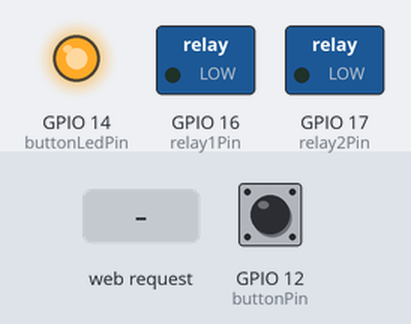
A program run on a simulated ESP32. On the bench: switched loads named in the program (green lamp = pin HIGH), output pins drawn as LEDs (lit = HIGH). The inputs (shaded band) are chosen by the test bench; at power-on: GPIO 12 (buttonPin) HIGH. WiFi joins after 1.5 s; servers stay silent unless stated; storage starts empty; EEPROM starts erased; not simulated (calls return 0 or success): wifi_secrets.h; what the program prints to the serial monitor is not drawn.

Above: at 2.7 s.
2.8 s: GPIO 12 (buttonPin) pulled LOW for 0.15 s
At 3.4 s:
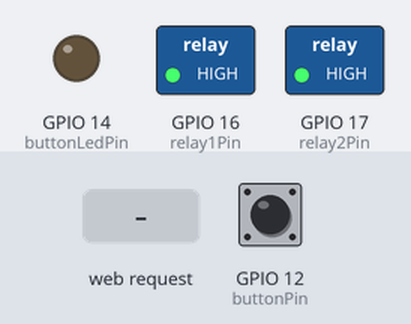
4.4 s: HTTP request GET /force-off received
At 5.6 s:
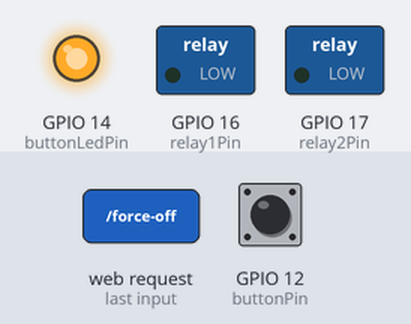
5.9 s: HTTP request GET /force-on received
At 6.9 s:
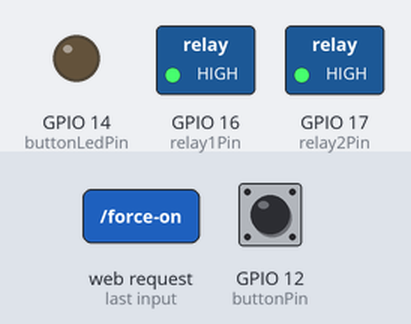
Timing chart, 0 to 8.9 s (numbered marks = the images above; inputs shaded):
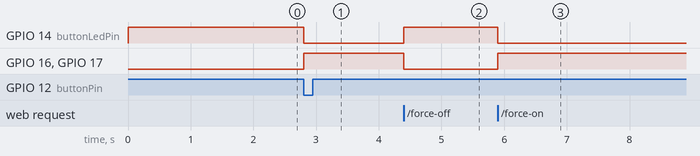

Measured:
- after the input at 2.8 s, GPIO 14 (buttonLedPin): HIGH → LOW at once; GPIO 16 (relay1Pin), GPIO 17 (relay2Pin): LOW → HIGH at once
- after the input at 4.4 s, GPIO 14 (buttonLedPin): LOW → HIGH at once; GPIO 16 (relay1Pin), GPIO 17 (relay2Pin): HIGH → LOW at once
- after the input at 5.9 s, GPIO 14 (buttonLedPin): HIGH → LOW at once; GPIO 16 (relay1Pin), GPIO 17 (relay2Pin): LOW → HIGH at once

The program:

main.cpp
```cpp
#include <Arduino.h>
#include <Preferences.h>
#include <ArduinoOTA.h>

#include "FS.h"
#include <LittleFS.h>

#include <WiFi.h>
#include <WebServer.h>
// NOTE: add wifi_secrets.h with the following format:
// const char* ssid = "SSID";
// const char* password = "PASSWORD";
#include <wifi_secrets.h>

// set pin numbers
const int buttonPin = 12; // G12
const int buttonLedPin = 14; // G14
const int relay1Pin = 16;
const int relay2Pin = 17;

// the last time the relays were turned on
unsigned long relaysLastTurnedOnMillis = 0;

boolean buttonPressed = false;

// the state of both relays
uint8_t relayState = LOW;

boolean timerEnabled = true; // false = disabled, true = enabled

boolean buttonEnabled = true; // false = disabled, true = enabled

// the amount of time to wait before turning off the relay
long interval = 1000 * 60 * 5; // 5 mins
// const long interval = 1000 * 10 * 1; // 10 seconds

// see https://randomnerdtutorials.com/esp32-web-server-arduino-ide/ and https://lastminuteengineers.com/creating-esp32-web-server-arduino-ide/
WebServer server(80);

Preferences prefs;

void maybeSetButtonLed(uint8_t val) {
  if (digitalRead(buttonLedPin) != val) {
    digitalWrite(buttonLedPin, val);
  }
}

void maybeSetRelays(uint8_t val) {
  if (relayState == val) {
    return;
  }
  Serial.print("Setting relays: ");
  Serial.println(val);
  relayState = val;
  digitalWrite(relay1Pin, val);
  digitalWrite(relay2Pin, val);
}

void ICACHE_RAM_ATTR buttonPress() {
  buttonPressed = true;
}

void handleState() {
  Serial.println("#handleState");
  String str = "{";
  str += "\"buttonState\":";
  if (buttonEnabled) {
    str += "\"enabled\"";
  } else {
    str += "\"disabled\"";
  }
  str += ", \"relayState\":";
  if (relayState == LOW) {
    str += "\"off\"";
  } else if (relayState == HIGH) {
    str += "\"on\"";
  } else {
    str += "\"UNKNOWN\"";
  }
  str += ", \"timerState\":";
  if (timerEnabled) {
    str += "\"enabled\"";
  } else {
    str += "\"disabled\"";
  }
  str += ", \"timerDuration\":";
  str += interval / 1000;
  str += "}";
  server.send(200, "application/json", str);
}

void maybeRedirect() {
  if (server.hasArg("source")) {
    server.sendHeader("Location", server.arg("source"), true);
    server.send(302, "text/plain", "");
  } else {
    server.send(200, "text/plain", "ok");
  }
}

void handleDisableButton() {
  Serial.println("#handleDisableButton");
  buttonEnabled = false;
  maybeRedirect();
}

void handleEnableButton() {
  Serial.println("#handleEnableButton");
  buttonEnabled = true;
  maybeRedirect();
}

void handleEnableTimer() {
  Serial.println("#handleEnableTimer");
  timerEnabled = true;
  maybeRedirect();
}

void handleDisableTimer() {
  Serial.println("#handleDisableTimer");
  timerEnabled = false;
  maybeRedirect();
}

void handleRelaysOn() {
  Serial.println("#handleRelaysOn");
  relaysLastTurnedOnMillis = millis();
  maybeSetRelays(HIGH);
  maybeRedirect();
}

void handleRelaysOff() {
  Serial.println("#handleRelaysOff");
  maybeSetRelays(LOW);
  maybeRedirect();
}

void handleUpdateTimerDuration() {
  Serial.println("#handleUpdateTimerDuration");
  if (server.hasArg("durationSeconds")) {
    interval = server.arg("durationSeconds").toInt() * 1000;
    Serial.println(interval);
    prefs.begin("prefs", false);
    prefs.putLong("interval", interval);
    prefs.end();
  }
    maybeRedirect();
}

void handleIndex(){
  String path = "/index.html";
  File file = LittleFS.open(path);
  if(!file || file.isDirectory()) {
    server.send(500, "text/html", "Could not load: " + path);
  }
  String page = file.readString();
  file.close();

  server.send(200, "text/html", page);
}

void setup() {
  Serial.begin(115200);

  // Prefs
  prefs.begin("prefs", true);
  if (prefs.isKey("interval")) {
    interval = prefs.getLong("interval");
  }
  prefs.end();

  // GPIOs
  pinMode(buttonPin, INPUT_PULLUP);
  pinMode(relay1Pin, OUTPUT);
  digitalWrite(relay1Pin, LOW);
  pinMode(relay2Pin, OUTPUT);
  digitalWrite(relay2Pin, LOW);
  pinMode(buttonLedPin, OUTPUT);
  digitalWrite(buttonLedPin, HIGH);
  attachInterrupt(digitalPinToInterrupt(buttonPin), buttonPress, FALLING);

  // Filesystem
  if (!LittleFS.begin(true)) {
    Serial.print("LittleFS Mount Failed\n");
    return;
  }

  // WIFI
  Serial.print("Connecting to ");
  Serial.println(ssid);
  WiFi.begin(ssid, password);
  while (WiFi.status() != WL_CONNECTED) {
    delay(500);
    Serial.print(".");
  }
  Serial.println("");
  Serial.println("WiFi connected.");
  Serial.println("IP address: ");
  Serial.println(WiFi.localIP());

  // OTA
  ArduinoOTA
    .onStart([]() {
      String type;
      if (ArduinoOTA.getCommand() == U_FLASH) {
        type = "sketch";
      } else {  // U_SPIFFS
        type = "filesystem";
      }

      // NOTE: if updating SPIFFS this would be the place to unmount SPIFFS using SPIFFS.end()
      Serial.println("Start updating " + type);
    })
    .onEnd([]() {
      Serial.println("\nEnd");
    })
    .onProgress([](unsigned int progress, unsigned int total) {
      Serial.printf("Progress: %u%%\r", (progress / (total / 100)));
    })
    .onError([](ota_error_t error) {
      Serial.printf("Error[%u]: ", error);
      if (error == OTA_AUTH_ERROR) {
        Serial.println("Auth Failed");
      } else if (error == OTA_BEGIN_ERROR) {
        Serial.println("Begin Failed");
      } else if (error == OTA_CONNECT_ERROR) {
        Serial.println("Connect Failed");
      } else if (error == OTA_RECEIVE_ERROR) {
        Serial.println("Receive Failed");
      } else if (error == OTA_END_ERROR) {
        Serial.println("End Failed");
      }
    });
  ArduinoOTA.begin();

  // Web Server
  server.begin();
  server.on("/", handleIndex);
  server.on("/disable-button", handleDisableButton);
  server.on("/enable-button", handleEnableButton);
  server.on("/disable-timer", handleDisableTimer);
  server.on("/enable-timer", handleEnableTimer);
  server.on("/update-timer-duration", handleUpdateTimerDuration);
  server.on("/force-on", handleRelaysOn);
  server.on("/force-off", handleRelaysOff);
  server.on("/state", handleState);
}

void loop() {
  unsigned long currentMillis = millis();

  // handle button press
  if (buttonEnabled && buttonPressed) {
    relaysLastTurnedOnMillis = currentMillis;
    maybeSetRelays(HIGH);
    buttonPressed = false;
  }

  // handle timer elapsed
  if (timerEnabled && currentMillis - relaysLastTurnedOnMillis >= interval) {
    maybeSetRelays(LOW);
  }

  // handle LED
  if (buttonEnabled) {
    maybeSetButtonLed(!relayState);
  }

  server.handleClient();
  ArduinoOTA.handle();
}
```
